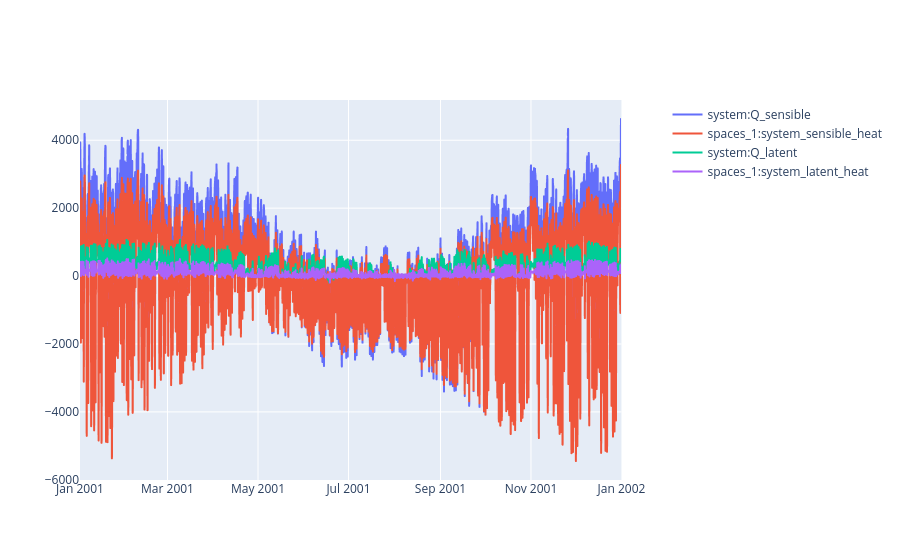

The notebook cell saved with this chart:
### Code cell
variables = [pro.component("system").variable("Q_sensible"),
             pro.component("spaces_1").variable("system_sensible_heat"),
             pro.component("system").variable("Q_latent"),
             pro.component("spaces_1").variable("system_latent_heat")
             ] 
sim.plot(pro.dates(),variables)

### Figure 1 — Plotly figure (JSON) as saved in the notebook; plotly's stock layout.template omitted (floating-point values rounded to 4 significant figures; data arrays with more than 128 entries replaced by an {"elided": "..."} marker saying what was removed)
{"data": [{"hovertemplate": "date=%{x}<br>system:Q_sensible=%{y}<extra></extra>", "legendgroup": "", "line": {"dash": "solid"}, "marker": {"symbol": "circle"}, "mode": "lines", "name": "system:Q_sensible", "showlegend": true, "type": "scattergl", "x": {"elided": "8760 str values"}, "xaxis": "x", "y": {"elided": "8760 float values"}, "yaxis": "y"}, {"hovertemplate": "date=%{x}<br>spaces_1:system_sensible_heat=%{y}<extra></extra>", "legendgroup": "", "line": {"dash": "solid"}, "marker": {"symbol": "circle"}, "mode": "lines", "name": "spaces_1:system_sensible_heat", "showlegend": true, "type": "scattergl", "x": {"elided": "8760 str values"}, "xaxis": "x", "y": {"elided": "8760 float values"}, "yaxis": "y"}, {"hovertemplate": "date=%{x}<br>system:Q_latent=%{y}<extra></extra>", "legendgroup": "", "line": {"dash": "solid"}, "marker": {"symbol": "circle"}, "mode": "lines", "name": "system:Q_latent", "showlegend": true, "type": "scattergl", "x": {"elided": "8760 str values"}, "xaxis": "x", "y": {"elided": "8760 float values"}, "yaxis": "y"}, {"hovertemplate": "date=%{x}<br>spaces_1:system_latent_heat=%{y}<extra></extra>", "legendgroup": "", "line": {"dash": "solid"}, "marker": {"symbol": "circle"}, "mode": "lines", "name": "spaces_1:system_latent_heat", "showlegend": true, "type": "scattergl", "x": {"elided": "8760 str values"}, "xaxis": "x", "y": {"elided": "8760 float values"}, "yaxis": "y"}], "layout": {"xaxis": {"anchor": "y", "domain": [0, 0.94]}, "yaxis": {"anchor": "x", "domain": [0, 1]}, "yaxis2": {"anchor": "x", "overlaying": "y", "side": "right"}}}
